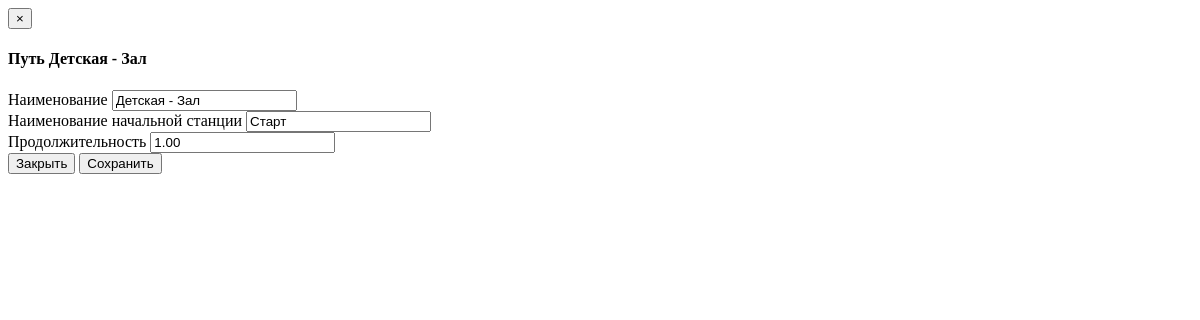
Before: /track/edit/3 with the older database file.
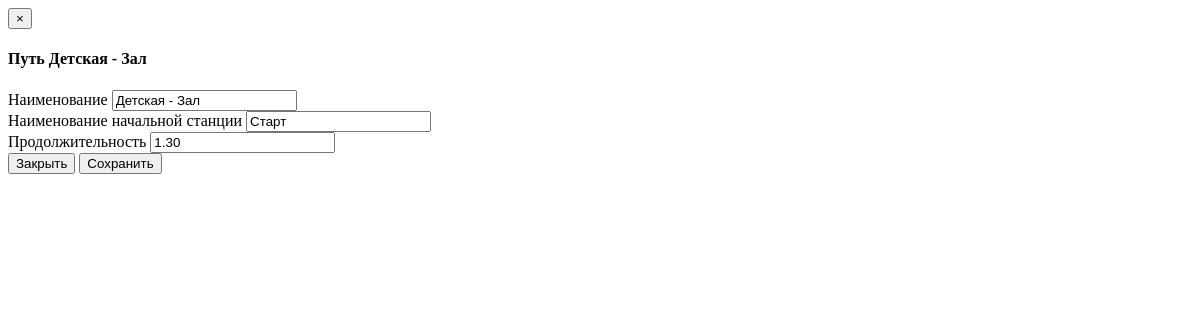
After: the same page with the newer database file.
### tutu/models.py (models this page shows, shortened)
class Track(models.Model):
    length = models.DecimalField(default=1000, max_digits=7, decimal_places=2) #in meters
    name = models.TextField(default="Старт-Финиш")
    start_name = models.TextField(default="Старт")

### tutu/views.py (the view, shortened to what this page needs)
# urls.py: url(r'^track/edit/(?P<track_id>[0-9]*)$', views.edit_track, name="edit_track"),
@csrf_exempt
def edit_track(request, track_id):
    try:
        t = Track.objects.get(pk=int(track_id))
    except:
        return render(request, "error.html")
    context = {"track": t}
    return render(request, "edit_track.html", context)

### templates/edit_track.html (shortened to what this page needs)
<!DOCTYPE html>
<html lang="en">
{% load static %}
<div>
    <form action="{% url "edit_track" track.id %}" method="post">
        <div class="modal-header">
            <button type="button" class="close" data-dismiss="modal" aria-hidden="true">&times;</button>
            <h4 class="modal-title">Путь {{ track.name }}</h4>
        </div>
        <div class="modal-body">
            <div class="form-row">
                <label>
                    <span>Наименование</span>
                    <input type="text" name="track_name" value="{{ track.name }}">
                </label>
            </div>
            <div class="form-row">
                <label>
                    <span>Наименование начальной станции</span>
                    <input type="text" name="track_start_name" value="{{ track.start_name }}">
                </label>
            </div>
            <div class="form-row">
                <label>
                    <span>Продолжительность</span>
                    <input type="number" step="0.01" name="track_length" value="{{ track.length }}">
                </label>
            </div>
            <div class="modal-footer">
                <button type="button" class="btn btn-default" data-dismiss="modal">Закрыть</button>
                <button type="submit" class="btn btn-primary">Сохранить</button>
            </div>
        </div>
    </form>
</div>
</html>

Changed rows visible on the page:
changed Track "Детская - Зал": track_length "1.00" → "1.30"
